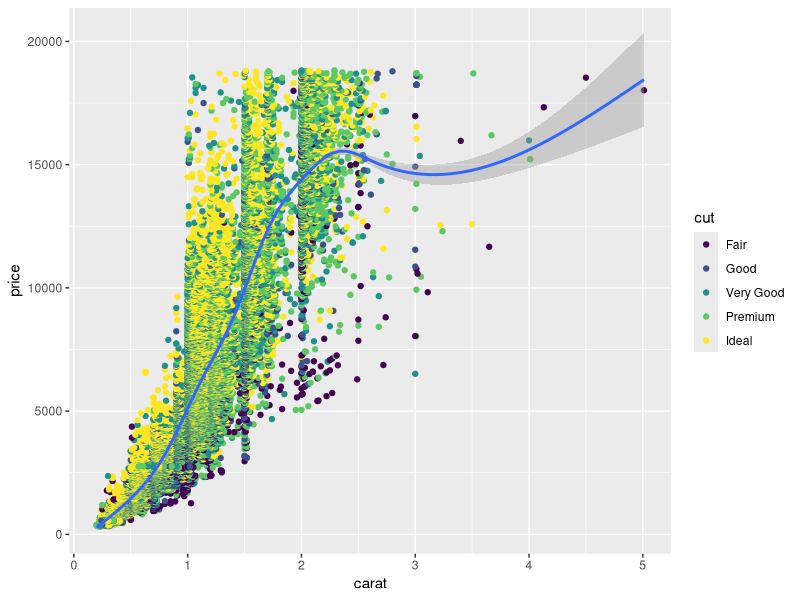
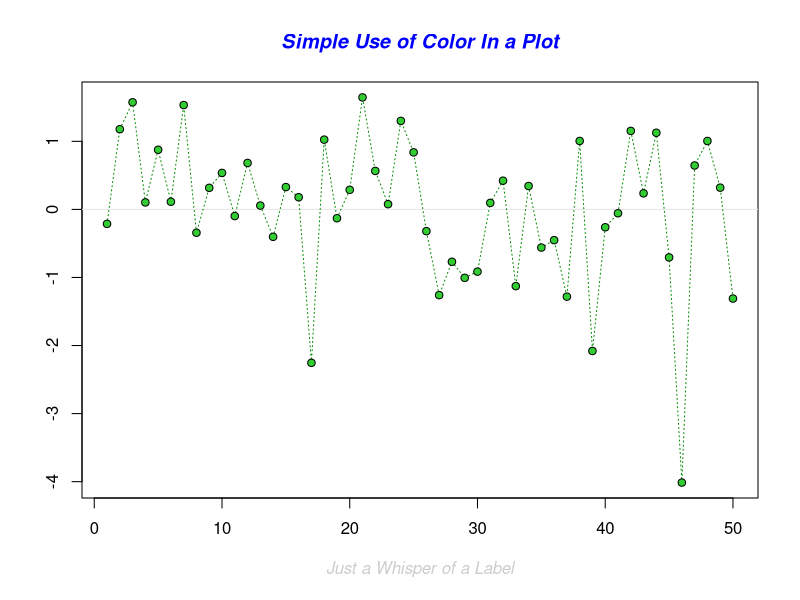
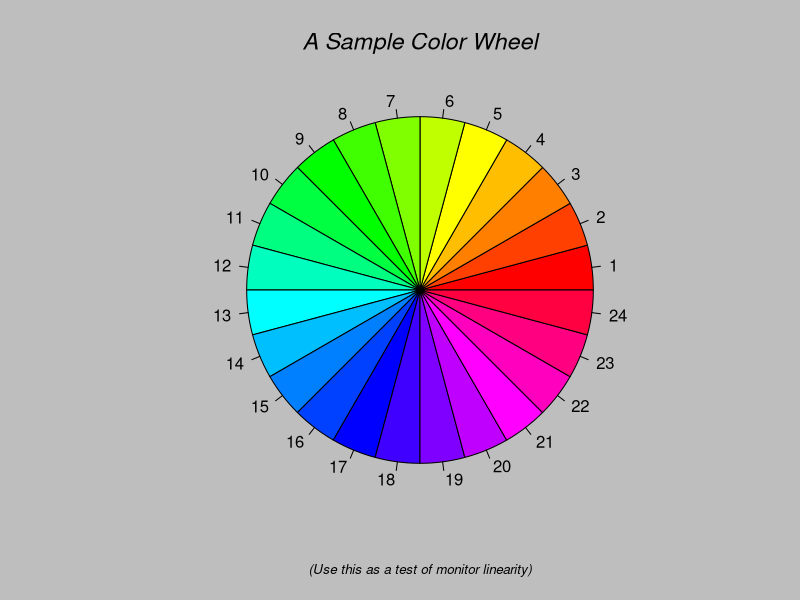
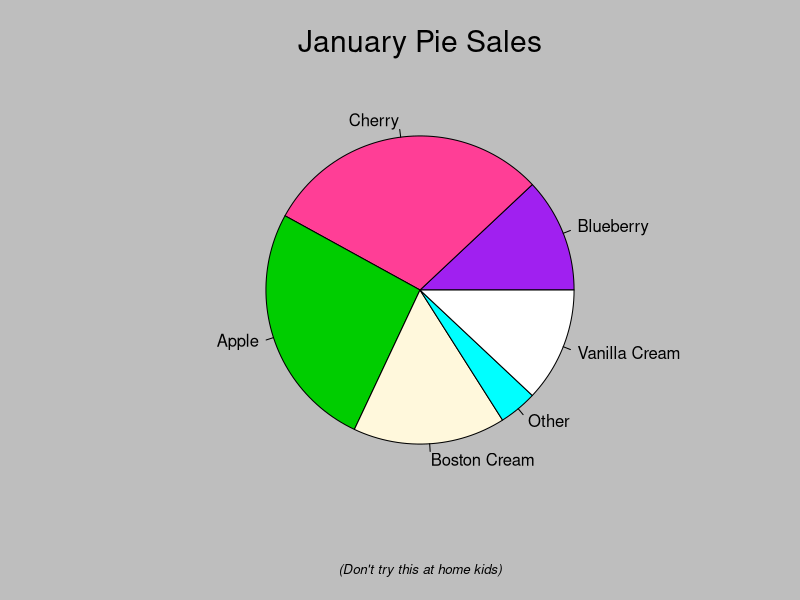
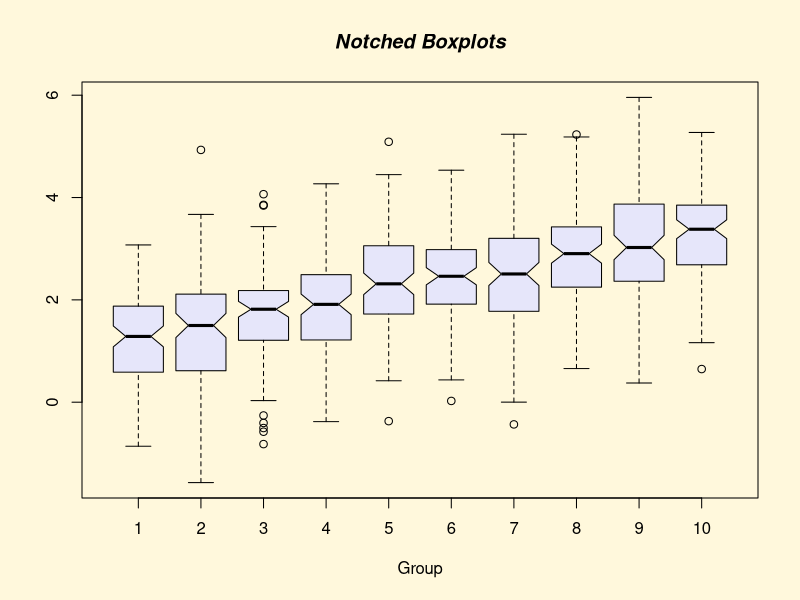
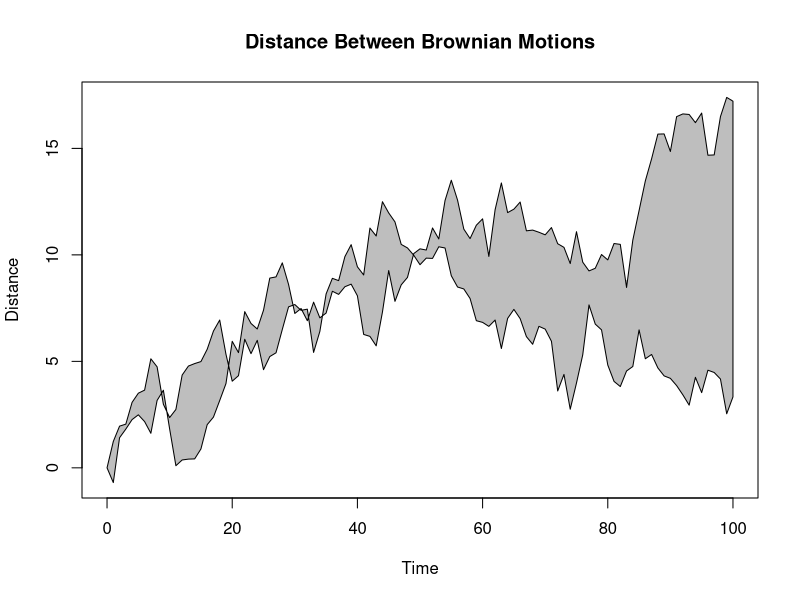
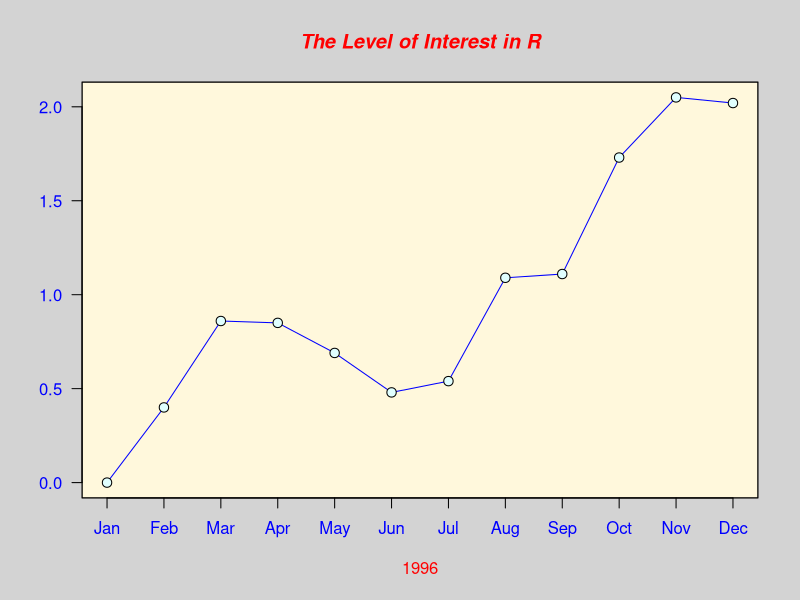
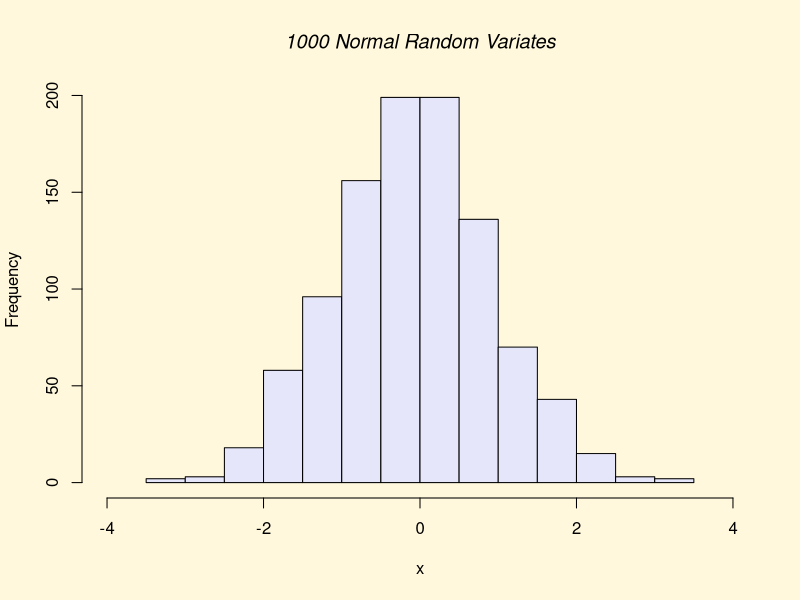

Write R code to recreate these figures, in order.

#
# A very quick demonstation of the sorts of things your can do with R
#



# Load the GGPLOT2 library
library(ggplot2)

# The dataset 'diamonds' in included with the ggplot library
View(diamonds)

# Generate a Plot 
ggplot(diamonds) + 
  geom_point(aes(x=carat, y=price, color=cut)) + 
  geom_smooth(aes(x=carat, y=price))

# ... and a couple of built-in demos
demo(graphics)
